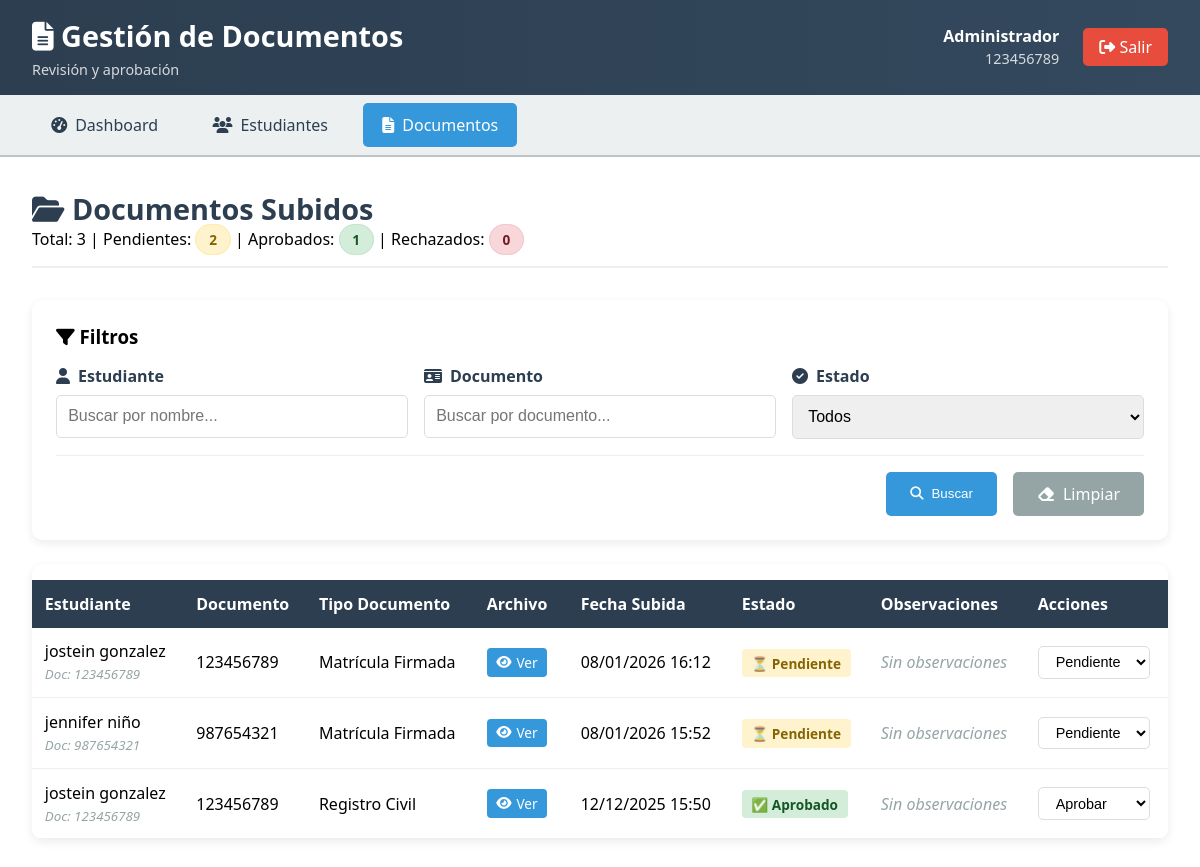
Page /admin/documentos.php (signed in) on the committed database.
### tables this page shows
CREATE TABLE `documentos_estudiante` (
  `id` int(11) NOT NULL,
  `usuario_id` int(11) NOT NULL,
  `tipo_documento` varchar(50) NOT NULL,
  `nombre_archivo` varchar(255) NOT NULL,
  `ruta_archivo` varchar(500) NOT NULL,
  `fecha_subida` timestamp NOT NULL DEFAULT current_timestamp(),
  `estado` varchar(20) DEFAULT 'pendiente' COMMENT 'pendiente, aprobado, rechazado',
  `observaciones` text DEFAULT NULL
);

CREATE TABLE `usuarios` (
  `id` int(11) NOT NULL,
  `documento` varchar(20) NOT NULL,
  `password` varchar(255) NOT NULL,
  `rol` enum('admin','usuario') DEFAULT 'usuario',
  `fecha_creacion` timestamp NOT NULL DEFAULT current_timestamp()
);

### admin/documentos.php (the view, shortened to what this page needs)
<?php
$database = new Database();
$db = $database->getConnection();
$query = "SELECT de.*,
                 u.documento as estudiante_documento,
                 CONCAT(e.nombres, ' ', e.apellidos) as estudiante_nombre
          FROM documentos_estudiante de
          JOIN usuarios u ON de.usuario_id = u.id
          LEFT JOIN estudiantes e ON u.id = e.usuario_id
          WHERE 1=1";
$query .= " ORDER BY de.fecha_subida DESC";
$stmt = $db->prepare($query);
$stmt->execute();
$documentos = $stmt->fetchAll(PDO::FETCH_ASSOC);
$total = count($documentos);
$pendientes = array_filter($documentos, fn($doc) => $doc['estado'] === 'pendiente');
$aprobados = array_filter($documentos, fn($doc) => $doc['estado'] === 'aprobado');
$rechazados = array_filter($documentos, fn($doc) => $doc['estado'] === 'rechazado');
?>
<!DOCTYPE html>
<html lang="es">
<head>
    <link rel="stylesheet" href="../assets/css/admin.css">
    <link rel="stylesheet" href="https://cdnjs.cloudflare.com/ajax/libs/font-awesome/6.4.0/css/all.min.css">
</head>
<body>
    <div class="admin-container">
        <header class="admin-header">
            <div class="header-left">
                <h1><i class="fas fa-file-alt"></i> Gestión de Documentos</h1>
                <p class="subtitle">Revisión y aprobación</p>
            </div>
            <div class="header-right">
                <div class="admin-info">
                    <span class="admin-name">Administrador</span>
                    <span class="admin-doc"><?php echo htmlspecialchars($_SESSION['user_document'] ?? ''); ?></span>
                </div>
                <a href="../controllers/AuthController.php?action=logout" class="logout-btn">
                    <i class="fas fa-sign-out-alt"></i> Salir
                </a>
            </div>
        </header>
        <nav class="admin-nav">
            <a href="index.php" class="nav-item">
                <i class="fas fa-tachometer-alt"></i> Dashboard
            </a>
            <a href="estudiantes.php" class="nav-item">
                <i class="fas fa-users"></i> Estudiantes
            </a>
            <a href="documentos.php" class="nav-item active">
                <i class="fas fa-file-alt"></i> Documentos
            </a>
        </nav>
        <main class="admin-main">
            <div class="page-header">
                <div>
                    <h2><i class="fas fa-folder-open"></i> Documentos Subidos</h2>
                    <p class="page-subtitle">
                        Total: <?php echo $total; ?> |
                        Pendientes: <span class="badge badge-warning"><?php echo count($pendientes); ?></span> |
                        Aprobados: <span class="badge badge-success"><?php echo count($aprobados); ?></span> |
                        Rechazados: <span class="badge badge-danger"><?php echo count($rechazados); ?></span>
                    </p>
                </div>
            </div>
            <div class="filters-card">
                <h3><i class="fas fa-filter"></i> Filtros</h3>
                <form method="GET" class="filters-form">
                    <div class="filter-row">
                        <div class="filter-group">
                            <label for="estudiante"><i class="fas fa-user"></i> Estudiante</label>
                            <input type="text" id="estudiante" name="estudiante"
                                   value="<?php echo htmlspecialchars($_GET['estudiante'] ?? ''); ?>"
                                   placeholder="Buscar por nombre...">
                        </div>
                        <div class="filter-group">
                            <label for="documento"><i class="fas fa-id-card"></i> Documento</label>
                            <input type="text" id="documento" name="documento"
                                   value="<?php echo htmlspecialchars($_GET['documento'] ?? ''); ?>"
                                   placeholder="Buscar por documento...">
                        </div>
                        <div class="filter-group">
                            <label for="estado"><i class="fas fa-check-circle"></i> Estado</label>
                            <select id="estado" name="estado">
                                <option value="">Todos</option>
                            </select>
                        </div>
                    </div>
                    <div class="filter-actions">
                        <button type="submit" class="btn-filter">
                            <i class="fas fa-search"></i> Buscar
                        </button>
                        <a href="documentos.php" class="btn-clear">
                            <i class="fas fa-eraser"></i> Limpiar
                        </a>
                    </div>
                </form>
            </div>
            <div class="table-container">
                <table class="data-table documentos-table">
                    <thead>
                        <tr>
                            <th>Estudiante</th>
                            <th>Documento</th>
                            <th>Tipo Documento</th>
                            <th>Archivo</th>
                            <th>Fecha Subida</th>
                            <th>Estado</th>
                            <th>Observaciones</th>
                            <th>Acciones</th>
                        </tr>
                    </thead>
                    <tbody>
                        <?php if (!empty($documentos)): ?>
                            <?php foreach ($documentos as $doc):
                                $tipos = [
                                    'registro_civil' => 'Registro Civil',
                                    'tarjeta_identidad' => 'Tarjeta Identidad',
                                    'documento_extranjero' => 'Documento Extranjero',
                                    'documento_madre' => 'Doc. Madre',
                                    'documento_padre' => 'Doc. Padre',
                                    'cedula_acudiente' => 'Cédula Acudiente',
                                    'recibo_publico' => 'Recibo Público',
                                    'certificado_eps' => 'Certificado EPS',
                                    'foto_estudiante' => 'Foto Estudiante',
                                    'certificados_escolaridad' => 'Certificados',
                                    'formulario_simpade' => 'Formulario SIMPADE',
                                    'formato_imagen' => 'Uso de Imagen',
                                    'acta_acuerdos' => 'Acta Acuerdos',
                                    'hoja_matricula_firmada' => 'Matrícula Firmada',
                                    'certificado_discapacidad' => 'Cert. Discapacidad'
                                ];
                            ?>
                            <tr>
                                <td>
                                    <div class="student-name"><?php echo htmlspecialchars($doc['estudiante_nombre'] ?? 'Sin nombre'); ?></div>
                                    <small class="text-muted">Doc: <?php echo htmlspecialchars($doc['estudiante_documento']); ?></small>
                                </td>
                                <td><?php echo htmlspecialchars($doc['estudiante_documento']); ?></td>
                                <td><?php echo $tipos[$doc['tipo_documento']] ?? $doc['tipo_documento']; ?></td>
                                <td>
                                    <?php if (!empty($doc['ruta_archivo'])): ?>
                                        <a href="../<?php echo htmlspecialchars($doc['ruta_archivo']); ?>"
                                           target="_blank" class="btn-action btn-view" title="Ver documento">
                                            <i class="fas fa-eye"></i> Ver
                                        </a>
                                    <?php else: ?>
                                        <span class="text-muted">Sin archivo</span>
                                    <?php endif; ?>
                                </td>
                                <td><?php echo date('d/m/Y H:i', strtotime($doc['fecha_subida'])); ?></td>
                                <td>
                                    <span class="estado-documento estado-<?php echo $doc['estado']; ?>">
                                        <?php
                                        $estados = [
                                            'pendiente' => '⏳ Pendiente',
                                            'aprobado' => '✅ Aprobado',
                                            'rechazado' => '❌ Rechazado'
                                        ];
                                        echo $estados[$doc['estado']] ?? $doc['estado'];
                                        ?>
                                    </span>
                                </td>
                                <td>
                                    <?php if (!empty($doc['observaciones'])): ?>
                                        <small><?php echo htmlspecialchars($doc['observaciones']); ?></small>
                                    <?php else: ?>
                                        <span class="text-muted">Sin observaciones</span>
                                    <?php endif; ?>
                                </td>
                                <td>
                                    <form method="POST" action="../controllers_admin/AdminController.php?action=actualizar_estado_documento" class="inline-form">
                                        <select name="estado" class="status-select" onchange="this.form.submit()">
                                            <option value="pendiente" <?php echo ($doc['estado'] == 'pendiente') ? 'selected' : ''; ?>>Pendiente</option>
                                            <option value="aprobado" <?php echo ($doc['estado'] == 'aprobado') ? 'selected' : ''; ?>>Aprobar</option>
                                        </select>
                                    </form>
                                </td>
                            </tr>
                            <?php endforeach; ?>
                        <?php endif; ?>
                    </tbody>
                </table>
            </div>
        </main>
    </div>
</body>
</html>

### rows in the picture
documentos_estudiante: estudiante_nombre "jostein gonzalez", usuario.documento "123456789", tipo_documento "Matrícula Firmada", fecha_subida "08/01/2026 16:12", estado "⏳ Pendiente", shows "Sin observaciones", estado "Pendiente"
documentos_estudiante: estudiante_nombre "jennifer niño", usuario.documento "987654321", tipo_documento "Matrícula Firmada", fecha_subida "08/01/2026 15:52", estado "⏳ Pendiente", shows "Sin observaciones", estado "Pendiente"
documentos_estudiante: estudiante_nombre "jostein gonzalez", usuario.documento "123456789", tipo_documento "Registro Civil", fecha_subida "12/12/2025 15:50", estado "✅ Aprobado", observaciones "Sin observaciones", estado "Aprobar"

### other values in the picture
$_SESSION['user_document'] "123456789"
$total "3"
count($pendientes) "2"
count($aprobados) "1"
count($rechazados) "0"
